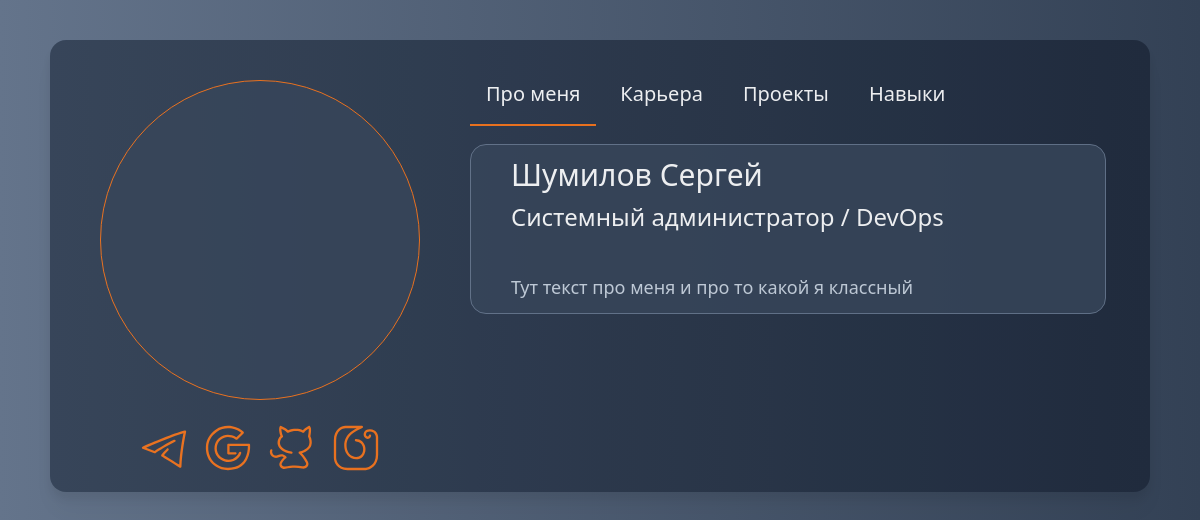
The page / on the database its author committed.
### api/models.py (models this page shows, shortened)
class Bio(models.Model):
    name = models.CharField(max_length=200)
    position = models.CharField(max_length=200)
    about_me = models.TextField(default=None)

### api/views.py (the view)
# urls.py: path('', Main.as_view(), name='main'),
class Main(View):
    def get(self, request):
        skills = Skills.objects.all()
        bio = Bio.objects.get(name="Шумилов Сергей")
        projects = Projects.objects.all()
        feedback = Feedback.objects.all()
        jobs = Job.objects.all().order_by('-id')
        return render(request, 'index.html', {
            "skills":skills,
            "bio":bio,
            "projects":projects,
            "feedback":feedback,
            "jobs":jobs
        })

### api/templates/index.html (shortened to what this page needs)
{% load static tailwind_tags %}
{% load static %}
<!DOCTYPE html>
<html lang="en">
<head>
{% tailwind_css %}
</head>
<body class="bg-gradient-to-r from-slate-500 to-slate-700 pt-10 ">
    <div class="bg-gradient-to-r drop-shadow-xl from-slate-700 to-slate-800 opacity-90 min-w-[480px] w-3/5 flex h-full mx-auto items-center rounded-2xl flex-col lg:flex-row lg:items-stretch lg:w-5/6 lg:min-w-[1100px]">
        <div class="min-w-[420px] w-2/5 flex flex-col items-center">
            <div class="mt-10 mb-5 rounded-full bg-slate-700 h-80 w-80 border-orange-500 border">
            </div>
            <div class="mr-14 pb-8">
                <div class="flex justify-evenly w-80 h-10">
                    <a href="https://t.me/sergey_showmelove">
                    </a>
                    <a href="mailto:wumilovsergey@gmail.com">
                    </a>
                    <a href="https://github.com/shumilovsergey/">
                    </a>
                    <a href="https://www.instagram.com/json.fullstackham?igsh=dHpiZm5uOXdkcDJn&utm_source=qr">
                    </a>
                </div>
            </div>
        </div>
        <div class="min-w-[420px] lg:min-w-[700px] lg:w-[800px]">
            <div class="flex content-center flex-col space-y-4 lg:my-8">
                <div>
                    <div class="flex space-x-2">
                        <div>
                            <button class="text-xl hidden lg:block px-4 py-2 hover:bg-slate-700 text-white rounded duration-500" onclick="showContainer('c0')">
                                Про меня
                            </button>
                            <div id="c0-b" class="border-b-2 mt-2 border-orange-500" ></div>
                        </div>
                        <div>
                            <button class="text-xl hidden lg:block px-4 py-2 hover:bg-slate-700 text-white rounded duration-500" onclick="showContainer('c1')">
                                Карьера</button>
                        </div>
                        <div>
                            <button class="text-xl hidden lg:block px-4 py-2 hover:bg-slate-700 text-white rounded duration-500" onclick="showContainer('c2')">
                                Проекты</button>
                        </div>
                        <div>
                            <button class="text-xl hidden lg:block px-4 py-2 hover:bg-slate-700 text-white rounded duration-500" onclick="showContainer('c3')">
                                Навыки</button>
                        </div>
                    </div>
                    <div class="flex space-x-2">
                    </div>
                </div>
                <div class="flex-col lg:flex-auto lg:pr-16 text-left">
                    <div id="c0" class="bg-slate-700 px-10 py-3 border-slate-500 border rounded-2xl mb-4">
                        <div class="text-white text-3xl mb-2">{{ bio.name }}</div>
                        <div class="text-white text-2xl mb-10">{{ bio.position }}</div>
                        <div class="text-slate-300 text-lg" >{{ bio.about_me }}</div>
                    </div>
                </div>
            </div>
        </div>
    </div>
</body>
</html>

### rows shown on the page
Bio: name "Шумилов Сергей", position "Системный администратор / DevOps", about_me "Тут текст про меня и про то какой я классный"
